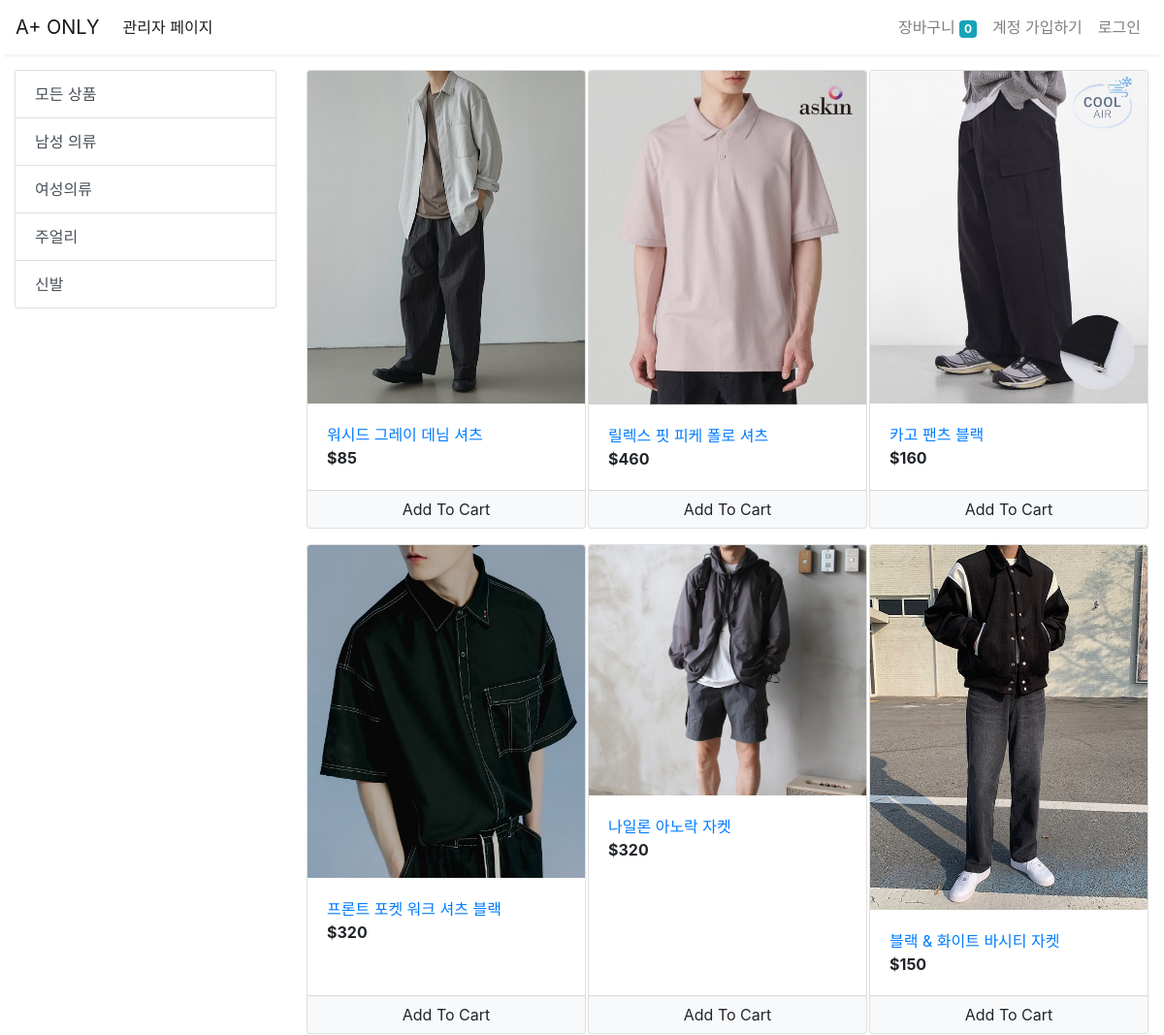
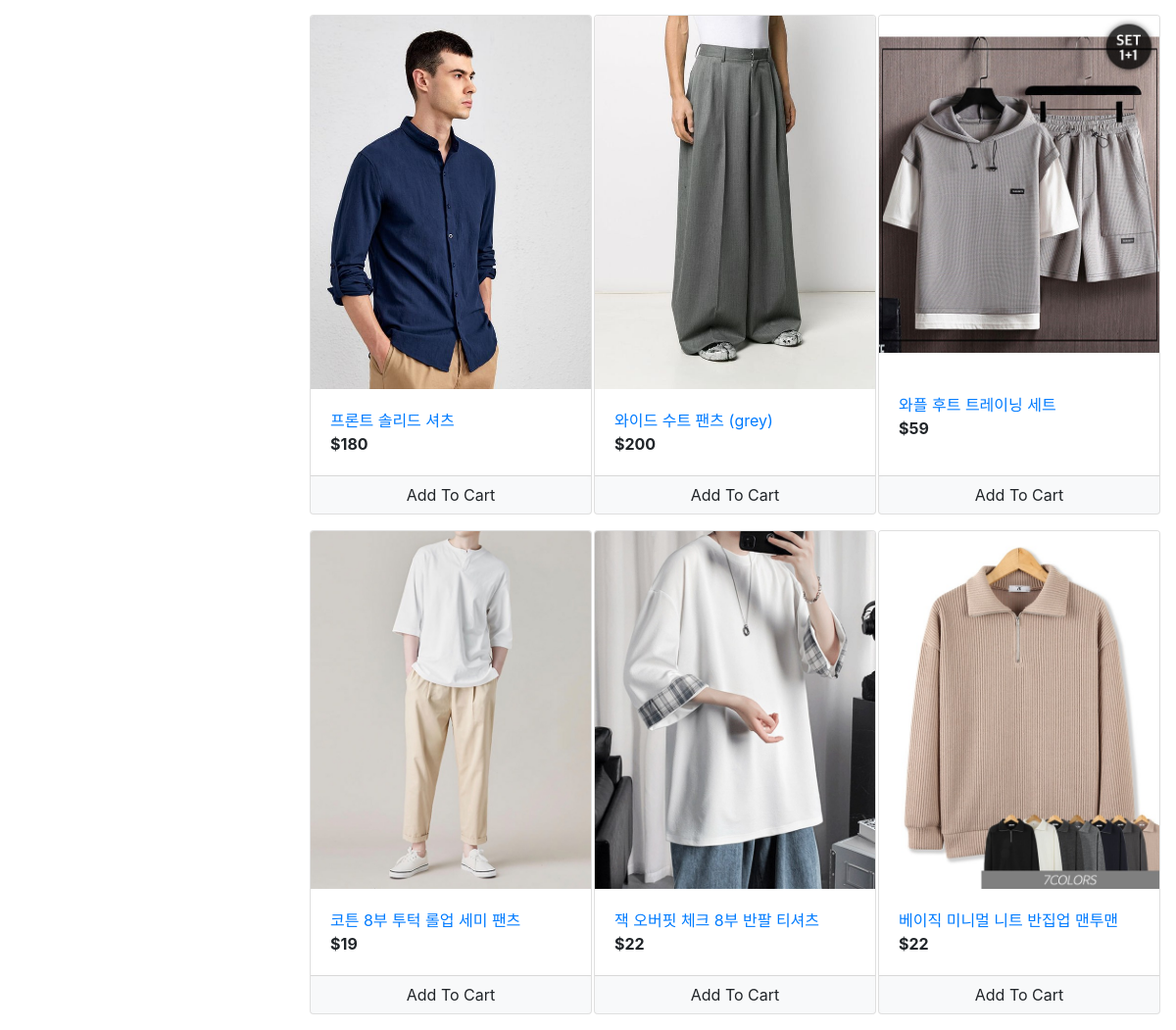
/store?category=1, run on the app's committed database (2 pictures, top to bottom).
### store/models/category.py (models this page shows, shortened)
class Category(models.Model): #범위 모델링
    name = models.CharField(max_length=20)
    @staticmethod
    def get_all_categories():
        return Category.objects.all()

### store/models/product.py (models this page shows, shortened)
class Product(models.Model): #상품등록 모델링
    name = models.CharField(max_length=50)
    price = models.IntegerField(default=0)
    category = models.ForeignKey(Category, on_delete=models.CASCADE, default=1)
    description = models.CharField(max_length=300, default='' , null=True , blank=True)
    image = models.ImageField(upload_to='uploads/products/')
    @staticmethod
    def get_all_products_by_categoryid(category_id):
        if category_id:
            return Product.objects.filter(category = category_id)
        else:
            return Product.get_all_products();

### store/views/home.py (the view)
# urls.py: path('' , include('store.urls')) #store디렉토리 안에 있는 urls.을 포함시킨다.(include)
def store(request):
    cart = request.session.get('cart')
    if not cart:
        request.session['cart'] = {}
    products = None
    categories = Category.get_all_categories()
    categoryID = request.GET.get('category')
    if categoryID:
        products = Product.get_all_products_by_categoryid(categoryID)
    else:
        products = Product.get_all_products();
    data = {}
    data['products'] = products
    data['categories'] = categories
    print('you are : ', request.session.get('email'))
    return render(request, 'index.html', data)

### store/templatetags/cart.py (called while the page is built)
@register.filter(name='is_in_cart') #커스텀 필터를 등록하는 데코레이터(decorator)
def is_in_cart(product  , cart):
    keys = cart.keys()
    for id in keys:
        if int(id) == product.id:
            return True
    return False;

### store/templatetags/custom_filter.py (called while the page is built)
@register.filter(name='currency')
def currency(number):
    return "$"+str(number)

### store/templates/index.html (shortened to what this page needs)
{% extends 'base.html' %}
{% block content %}
{% load cart %}
{% load custom_filter %}
<div class="container-fluid mt-3">
	<div class="row">
		<div class="col-lg-3 mx-auto">
			<div class="list-group">
				<a href="/" class="list-group-item list-group-item-action">모든 상품</a>
				{% for category in categories %}
				<a href="/?category={{category.id}}"
					class="list-group-item list-group-item-action">{{category.name}}</a>
				{% endfor %}
			</div>
		</div>
		<div id='products' class="col-lg-9 mx-auto">
			<div class="row mx-auto">
				{% for product in products %}
				<div class="card mx-auto mb-3" id={{product.id}} style="width: 18rem;">
					<img class="card-img-top" src="{{product.image.url}}" alt="Card image cap">
					<div class="card-body">
						<a href="{% url 'detail' product.id %}">{{product.name}}</a>
						<p class="card-text"><b>{{product.price|currency}}</b></p>
					</div>
					<div class="card-footer p-0 no-gutters">
						{% if product|is_in_cart:request.session.cart %}
						<div class="row no-gutters">
							<form action="/#{{product.id}}" class="col-2 " method="post">
								{% csrf_token %}
								<input hidden type="text" name='product' value='{{product.id}}'>
								<input hidden type="text" name='remove' value='True'>
								<input type="submit" value=" - " class="btn btn-block btn-light border-right">
							</form>
							<div class="text-center col">{{product|cart_quantity:request.session.cart}} in Cart</div>
							<form action="/#{{product.id}}" class="col-2 " method="post">
								{% csrf_token %}
								<input hidden type="text" name='product' value='{{product.id}}'>
								<input type="submit" value=" + " class="btn btn-block btn-light border-left">
							</form>
						</div>
						{% else %}
						<form action="/#{{product.id}}" method="POST" class="btn-block">
							<input type="submit" class="float-right btn btn-light  form-control"
								value="Add To Cart">
						</form>
						{% endif %}
					</div>
				</div>
				{% endfor %}
			</div>
		</div>
	</div>
</div>
{% endblock %}

### data on the page
Category: name "남성 의류"
Category: name "여성의류"
Category: name "주얼리"
Category: name "신발"
Product: {{ product.id }} 1 (drawn), image (picture), name "워시드 그레이 데님 셔츠", price "$85"
Product: image (picture), name "릴렉스 핏 피케 폴로 셔츠", price "$460"
Product: image (picture), name "카고 팬츠 블랙", price "$160"
Product: image (picture), name "프론트 포켓 워크 셔츠 블랙", price "$320"
Product: image (picture), name "나일론 아노락 자켓", price "$320"
Product: image (picture), name "블랙 & 화이트 바시티 자켓", price "$150"
Product: image (picture), name "프론트 솔리드 셔츠", price "$180"
Product: image (picture), name "와이드 수트 팬츠 (grey)", price "$200"
Product: image (picture), name "와플 후트 트레이닝 세트", price "$59"
Product: image (picture), name "코튼 8부 투턱 롤업 세미 팬츠", price "$19"
Product: image (picture), name "잭 오버핏 체크 8부 반팔 티셔츠", price "$22"
Product: image (picture), name "베이직 미니멀 니트 반집업 맨투맨", price "$22"

### other printed values
{{ request.session.cart.keys|length }} "0"
